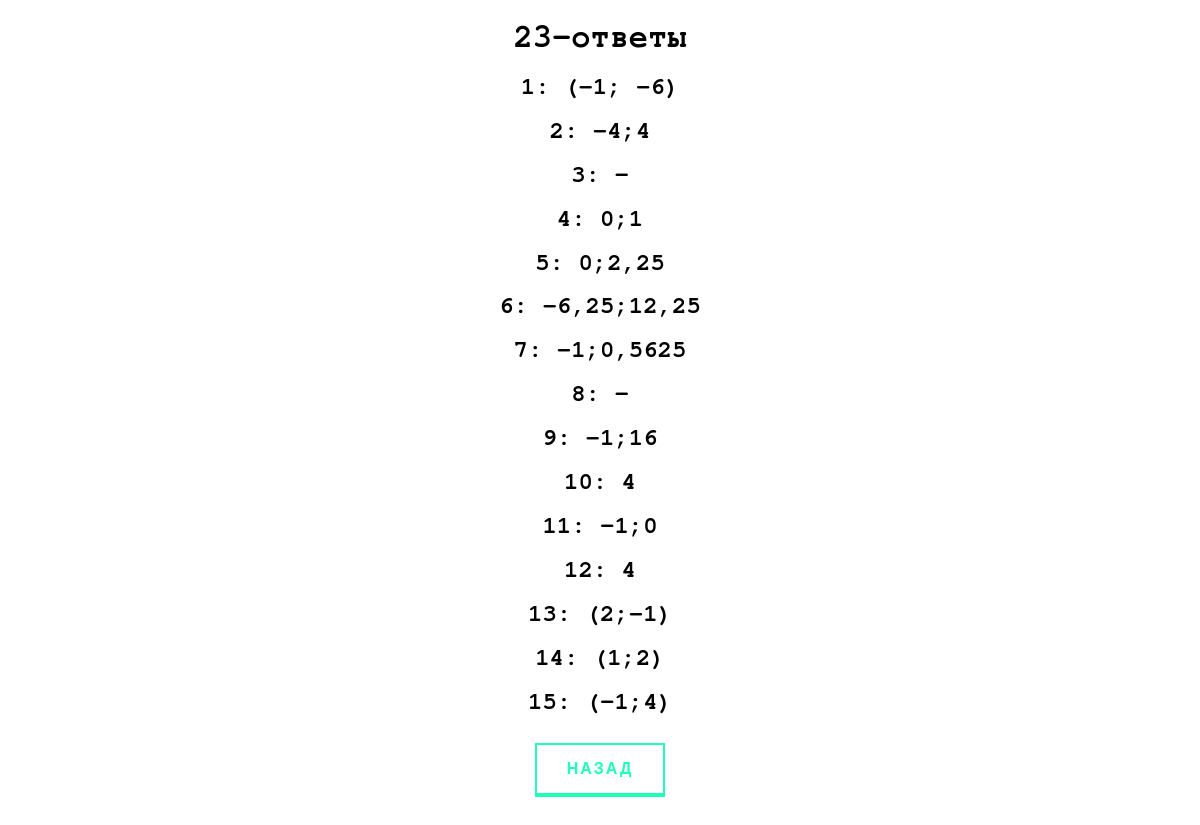
Page /23/answers on the committed database.
### tables this page shows
CREATE TABLE `23` (
	`ID`	INTEGER NOT NULL PRIMARY KEY AUTOINCREMENT UNIQUE,
	`task`	TEXT NOT NULL,
	`answer`	TEXT NOT NULL
);

### main.py (the view)
@app.route('/23/answers')
def third_ans():
    con = sqlite3.connect("tasks.db")
    cur = con.cursor()
    string = """SELECT * FROM '23'"""
    res = cur.execute(string).fetchall()
    result = [elem[2] for elem in res]
    answer_1, answer_2, answer_3, answer_4, answer_5, answer_6, answer_7, answer_8, answer_9, answer_10, answer_11, \
        answer_12, answer_13, answer_14, answer_15 = result
    con.close()
    return render_template('23_ans.html', link=url_for('static', filename='css/style.css'), ans_1=answer_1,
                           ans_2=answer_2, ans_3=answer_3, ans_4=answer_4, ans_5=answer_5, ans_6=answer_6,
                           ans_7=answer_7, ans_8=answer_8, ans_9=answer_9, ans_10=answer_10, ans_11=answer_11,
                           ans_12=answer_12, ans_13=answer_13, ans_14=answer_14, ans_15=answer_15)

### templates/23_ans.html (shortened to what this page needs)
<!doctype html>
<html lang="en">
<head>
    <link rel="stylesheet" type="text/css" href={{link}} />
</head>
<body>
<h1>23-ответы</h1>
<h2>1: {{ans_1}}</h2>
<h2>2: {{ans_2}}</h2>
<h2>3: {{ans_3}}</h2>
<h2>4: {{ans_4}}</h2>
<h2>5: {{ans_5}}</h2>
<h2>6: {{ans_6}}</h2>
<h2>7: {{ans_7}}</h2>
<h2>8: {{ans_8}}</h2>
<h2>9: {{ans_9}}</h2>
<h2>10: {{ans_10}}</h2>
<h2>11: {{ans_11}}</h2>
<h2>12: {{ans_12}}</h2>
<h2>13: {{ans_13}}</h2>
<h2>14: {{ans_14}}</h2>
<h2>15: {{ans_15}}</h2>
<p>
    <a href="/23">Назад</a>
</p>
</body>
</html>

### static/css/style.css (style rules this page uses)
h1 { font-family: 'FreeMono', sans-serif; text-align: center; font-weight: bold }
h2 { font-family: 'FreeMono', sans-serif; text-align: center; }
p { text-align: center }
body { background: url(https://html5book.ru/wp-content/uploads/2015/10/background54.png) }
a { text-decoration: none; outline: none; display: inline-block; margin: 10px 20px; padding: 15px 30px; overflow: hidden; border: 2px solid; border-bottom-width: 4px; font-family: 'Montserrat', sans-serif; text-transform: uppercase; font-weight: bold; letter-spacing: 2px; color: rgba(30,255,188,1); background: rgba(255,255,255,1); transition: color .3s, background .5s; }

### rows in the picture
23: answer "(−1; −6)"
23: answer "−4;4"
23: answer "0;1"
23: answer "0;2,25"
23: answer "−6,25;12,25"
23: answer "−1;0,5625"
23: answer "−1;16"
23: answer "-1;0"
23: answer "(2;−1)"
23: answer "(1;2)"
23: answer "(-1;4)"

### other values in the picture
{{ ans_3 }} "-"
{{ ans_8 }} "-"
{{ ans_10 }} "4"
{{ ans_12 }} "4"
